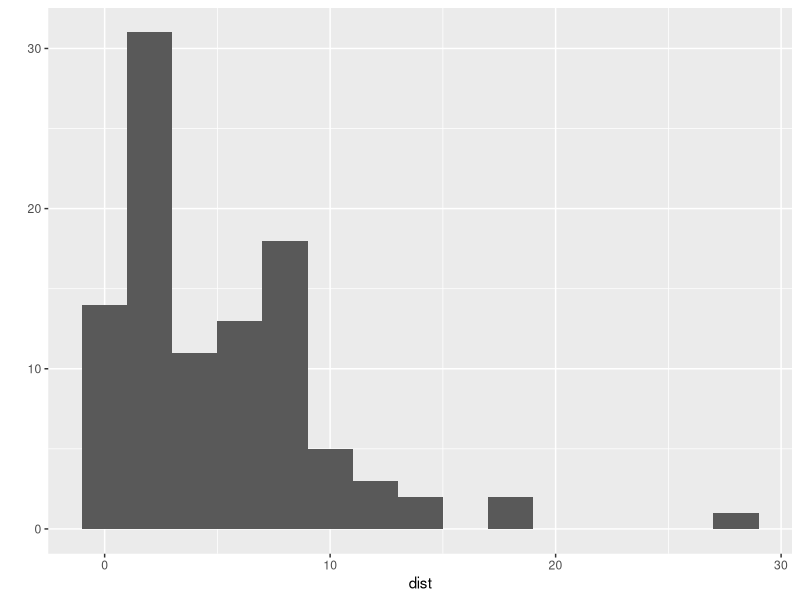
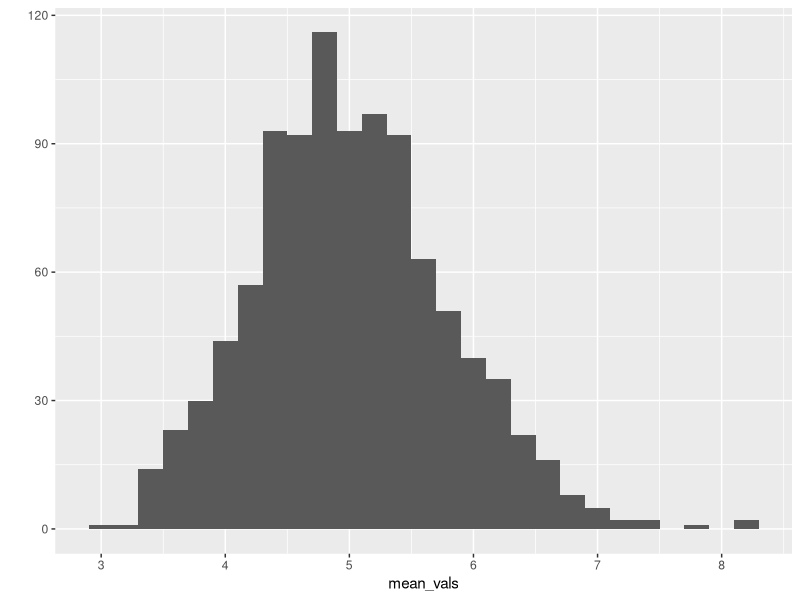

Source code (R) for these figures, in order:
### Simulations of the effect of the Central limit theorem. 
### Distribution used: Exponential. Mean = 1/\lambda, \sigma = 1/\lambda

library(ggplot2)

set.seed(142434)

lambda <- 0.2
n_means <- 40 
dist <- rexp(100, rate = lambda)

# Mean comparison 
print("Sample mean: "); print(mean(dist))
print("Theoretical mean: "); print( 1/lambda)

# Variance comparison
print("Sample variance: "); print(sd(dist)^2)
print("Theoretical variance: "); print(1/lambda^2)

mean_vals <- NULL
for (i in 1 : 1000) {
    mean_vals <-  c(mean_vals, mean(rexp(n_means, rate=lambda)))
}


dist_hist <- qplot(dist, binwidth=2)
mean_vals_hist <- qplot(mean_vals, binwidth=0.2)